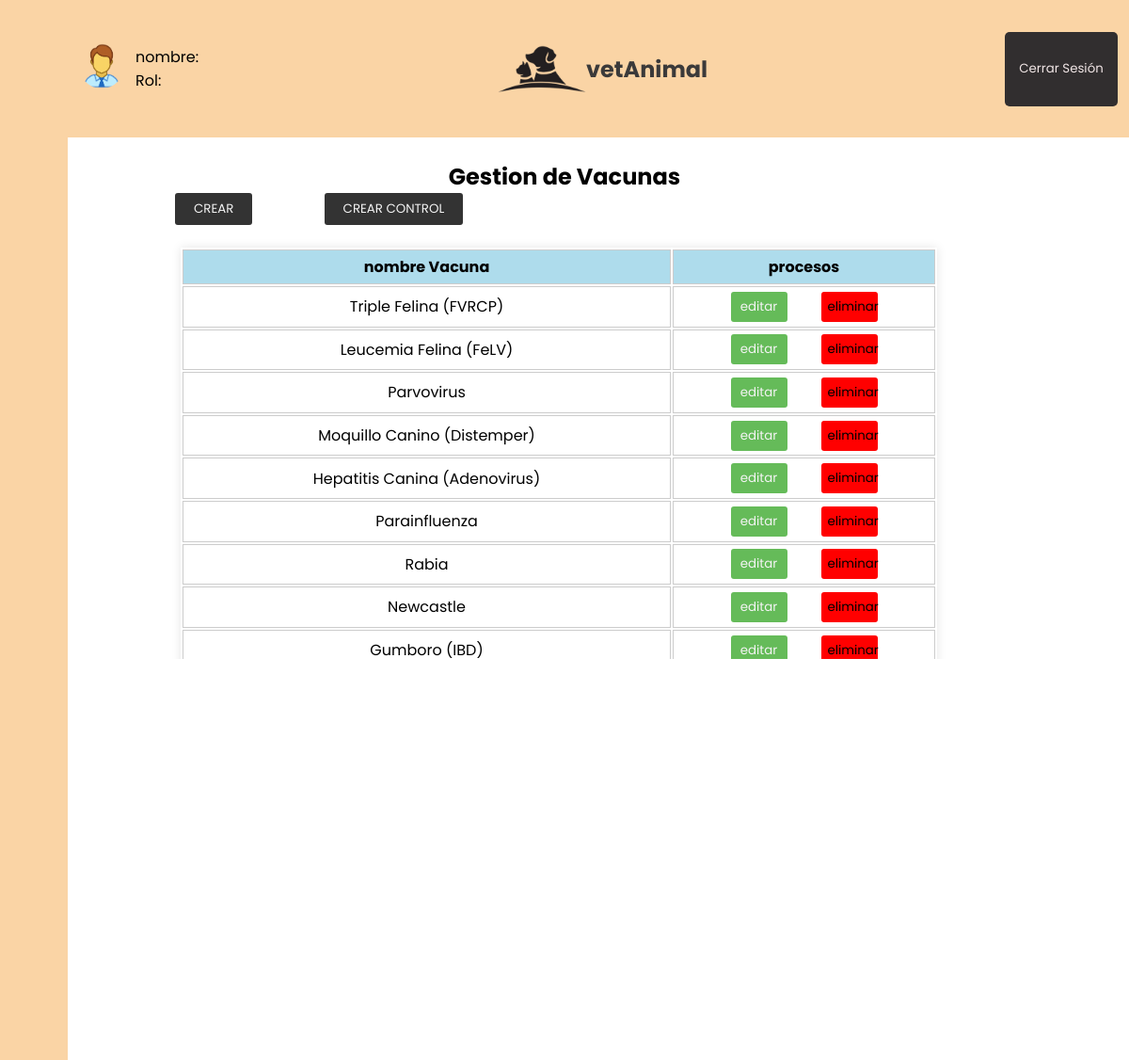
/view/vacunas.View.php (signed in), run on the app's committed database.
### tables this page shows
CREATE TABLE IF NOT EXISTS `Vacuna` (
  `id` INT NOT NULL auto_increment,
  `nombre` VARCHAR(150) NOT NULL,
  PRIMARY KEY (`id`));

### controller/VacunasController.php (the view, shortened to what this page needs)
<?php
class VacunasController extends dataconexion{
    public function ReadVacuna(){
        $conn = $this -> conexion();
        $sql = "SELECT * FROM Vacuna";
        $result = $conn->query($sql);
        if($result){
            while($row = mysqli_fetch_assoc($result)){
                $id = $row['id'];
                $nombre = $row['nombre'];
                echo '<tr>';
                echo '<td>' . $nombre . '</td>';
                echo '<td class="td_btn">
                <button class= "btn btn_blue" ><a href="../view/actualizarVacuna.php?updateid='.$id.'">editar</a></button>
                  <form method="post" action="../procesos/eliminarvacuna.php">
                    <input type="hidden" name="vacuna_id" value="' . $id . '">
                    <button class="btn btn_red" type="submit" name="vacuna_delete">eliminar</button>
                  </form>
                </td>';
                echo '</tr>';
            }
        }
    }
}
?>

### view/vacunas.View.php (shortened to what this page needs)
<!DOCTYPE html>
<html lang="es">
<head>
    <link rel="stylesheet" href="../css/vacunasView.css">
</head>
<body>
    <?php
    require_once(__DIR__ ."/../componentes/header.php");
    require_once(__DIR__ ."/../componentes/navegacion.php");
    ?>
    <div class="titulo_contenido">
     <h2>Gestion de Vacunas</h2>
     <div class="Vacunas_btn">
        <button class="btn_crear"><a href="../view/Cvacunas.View.php">CREAR</a></button>
        <button class="btn_crear"><a href="../view/ControlVacuna.View.php">CREAR CONTROL</a></button>
     </div>
    </div>
    <div class="table_contenido">
        <table class="table">
            <tr class="table__tr">
                <th class="table_th"> nombre Vacuna</th>
                <th class="table_th">procesos</th>
            </tr>
            <?php require_once(__DIR__ ."/../conexion.php");
            require_once(__DIR__ ."/../controller/VacunasController.php");
            $VacunasController = new VacunasController();
            $VacunasController-> ReadVacuna();
            ?>
        </table>
    </div>
</body>
</html>

### componentes/header.php
<header class="encabezado">
    <div class="perfil">
        <div class="border"><img src="../img/user_vector.png" class="user_ejemplo"></div>
        <div>
          <p >nombre:<?php ?></p>
          <p>Rol: <?php  ?></p>
        </div>
    </div>
    <div class="nav_contenido">
           <div class="logo"><img src="../img/logo.png"class="logotipo" ></div>
           <h1 class="titulo">vetAnimal</h1>
       </div>
    <form action="../cerrarS.php" method="post">
        <button class="cerrar_sesion" type="submit" name="cerraSecion">Cerrar Sesión</button>
    </form>
</header>

### componentes/navegacion.php (shortened to what this page needs)
<nav class="navegacion active">
            <ul class="ul">
               <li class="li active">
               </li>
               <li class="li">
              </li>
               <li class="li">
                </li>
               <li class="li">
                </li>
                <li class="li">
                </li>
           </ul>
    </nav>

### Css/vacunasView.css (style rules this page uses)
* { margin: 0; padding: 0; box-sizing: border-box; text-decoration: none; font-family: 'Poppins', sans-serif; }
.encabezado { height: 13vh; width: 94vw; margin-left: auto; padding: 1vw; display: flex; align-items: center; justify-content: space-between; background: rgba(250,212,165,255); }
.logotipo { width: 8vw; }
.cerrar_sesion { background-color: rgb(49, 46, 47); color: rgb(241, 230, 230); border: none; width:10vw ; height: 7vh; border-radius: 5px; cursor: pointer; }
.titulo { color: rgb(59, 58, 58); font-size: 2vw; }
.nav_contenido { display: flex; align-items: center; }
.perfil { display: flex; align-items: center; gap: 1vw; }
.perfil p { color: black; }
.user_ejemplo { width: 4vw; border-radius: 5vw; }
a { color: #f4f4f4; }
h2 { text-align: center; margin-top: 2vw; }
h1 { text-align: center; }
.titulo_contenido { margin: 1vw auto; width: 81vw; }
.table_contenido { margin-left: 15vw; max-height: 449px; overflow-y: auto; width: 69vw; }
.table { width: 67vw; margin: 1vw auto; box-shadow: 0px 0px 10px rgba(0, 0, 0, 0.1); }
.table__tr { width: 16vw; }
.table_th, td { border: 1px solid #ccc; text-align: center; padding: 0.4vw; }
.table_th { background: #aedcec ; }
.btn_crear { background-color: #333; color: #fff; padding: 7px 20px; border: none; border-radius: 3px; cursor: pointer; margin-left: 6vw; }
.navegacion { position: fixed; width: 6vw; display: flex; top:0; justify-content: center; align-items: center; height: 100vh; transition: 0.5s; background: rgba(250,212,165,255); }
.navegacion .ul { display: flex; flex-direction: column; width: 100vw; }
.navegacion .ul .li { list-style: none; position: relative; width:100%; height:13vh; border-radius: 2vw; border: 8px solid transparent; }
.btn { width: 5vw; padding: 6px 7px; background-color: #65bb59; text-decoration: none; border-radius: 3px; border: 0; }
.btn_red { background-color: red; }
td.td_btn { display: flex; gap: 3vw; justify-content: center; }

### data on the page
vacuna: nombre "Triple Felina (FVRCP)"
vacuna: nombre "Leucemia Felina (FeLV)"
vacuna: nombre "Parvovirus"
vacuna: nombre "Moquillo Canino (Distemper)"
vacuna: nombre "Hepatitis Canina (Adenovirus)"
vacuna: nombre "Parainfluenza"
vacuna: nombre "Rabia"
vacuna: nombre "Newcastle"
vacuna: nombre "Gumboro (IBD)"
